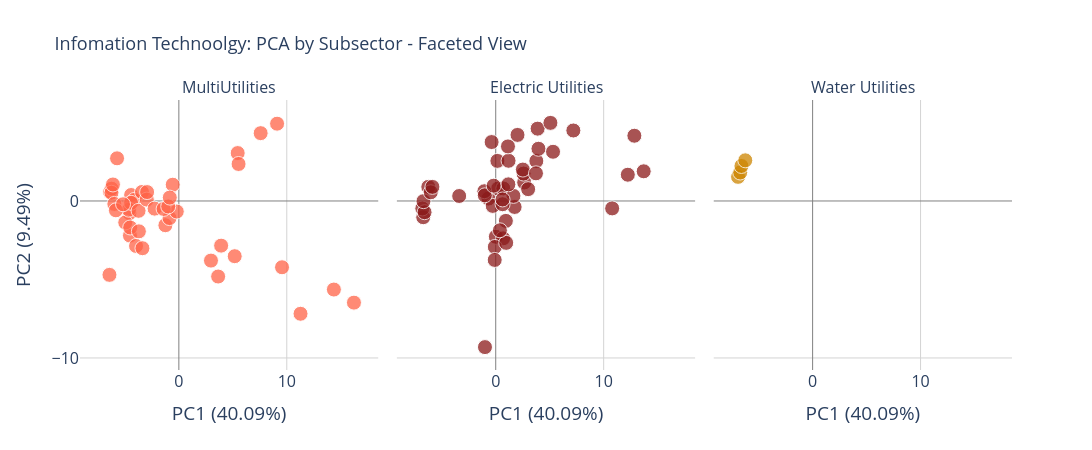

This figure's notebook cell:
### Code cell
### >> Plot 4: Interactive feceted plot

# Create faceted plot - one subplot per sector
# Create sector to color mapping
sectors = sorted(df_pca_plot['Subsector'].unique())
sector_colors = {sector: r_palette[i % len(r_palette)] 
                 for i, sector in enumerate(sectors)}


fig = px.scatter(df_pca_plot, x='PC1', y='PC2',
                 color='Subsector', facet_col='Subsector', facet_col_wrap=3,  # 3 columns
                 hover_name='Ticker',
                 hover_data={'PC1': ':.2f',
                             'PC2': ':.2f',
                             'Subsector': False,  # Don't show in hover since it's the title
                             'Revenue': ':,.0f' if 'Revenue' in df_pca_plot.columns else False,
                             'Assets': ':,.0f' if 'Assets' in df_pca_plot.columns else False,
                             'Net Income': ':,.0f' if 'Net Income' in df_pca_plot.columns else False
                             },
    title='Infomation Technoolgy: PCA by Subsector - Faceted View',
    labels={
        'PC1': f'PC1 ({pca.explained_variance_ratio_[0]*100:.2f}%)',
        'PC2': f'PC2 ({pca.explained_variance_ratio_[1]*100:.2f}%)'
    },
    color_discrete_map=sector_colors
)

# Update marker style
fig.update_traces(marker=dict(size=15,opacity=0.75,line=dict(width=1, color='white')))


# Update layout
fig.update_layout(height=100,width=1500,showlegend=False,title_font_size=18,plot_bgcolor='white',font=dict(size=16))

# Update all subplot axes
fig.update_xaxes(showgrid=True,gridcolor='lightgray',zeroline=True,zerolinecolor='gray',zerolinewidth=1)
fig.update_yaxes(showgrid=True,gridcolor='lightgray',zeroline=True,zerolinecolor='gray',zerolinewidth=1,
                 tickvals=[-20,-10,0,10,20,30], # Set specific tick values
                    tickmode='array'   
                 ) 

fig.update_layout(width=1400, height=450,  showlegend=False)
fig.for_each_annotation(lambda a: a.update(text=a.text.split("=")[-1]))
fig.show()

## >> save as html and png for sharing
FILE_NAME = f"Util_subsector_PCA_faceted_test14"
fig.write_html(f"{HTML_PATH}/{FILE_NAME}.html")
fig.write_image(f"{FIG_PATH}/{FILE_NAME}.png",
                width=1400, height=450, 
                scale=2       # Scale factor (like DPI multiplier)
                )

# allow to open automatically in the default browser
webbrowser.open(f"{HTML_PATH}/{FILE_NAME}.html")

### Figure 1 — Plotly figure (JSON) as saved in the notebook; plotly's stock layout.template omitted (floating-point values rounded to 4 significant figures; data arrays with more than 128 entries replaced by an {"elided": "..."} marker saying what was removed)
{"data": [{"customdata": {"elided": "44x4 mixed values"}, "hovertemplate": "<b>%{hovertext}</b><br><br>PC1 (40.09%)=%{x:.2f}<br>PC2 (9.49%)=%{y:.2f}<br>Revenue=%{customdata[1]:,.0f}<br>Assets=%{customdata[2]:,.0f}<br>Net Income=%{customdata[3]:,.0f}<extra></extra>", "hovertext": ["AEE", "AEE", "AEE", "AEE", "CMS", "CMS", "CMS", "CMS", "CNP", "CNP", "CNP", "CNP", "ES", "ES", "ES", "ES", "EXC", "EXC", "EXC", "EXC", "NEE", "NEE", "NEE", "NEE", "PCG", "PCG", "PCG", "PCG", "PNW", "PNW", "PNW", "PNW", "SCG", "SCG", "SCG", "SCG", "SRE", "SRE", "SRE", "SRE", "XEL", "XEL", "XEL", "XEL"], "legendgroup": "MultiUtilities", "marker": {"color": "#FF6347", "line": {"color": "white", "width": 1}, "opacity": 0.75, "size": 15, "symbol": "circle"}, "mode": "markers", "name": "MultiUtilities", "orientation": "v", "showlegend": true, "type": "scatter", "x": [-4.531, -4.575, -4.422, -4.111, -4.965, -4.507, -4.624, -4.426, -3.702, -3.966, -3.372, -6.428, -3.731, -3.412, -2.968, -2.94, 9.559, 11.27, 14.36, 16.22, 5.452, 5.532, 7.58, 9.101, 2.977, 3.917, 3.64, 5.176, -6.371, -6.235, -6.242, -6.106, -5.976, -5.833, -5.171, -5.725, -1.249, -0.8633, -0.1916, -0.567, -2.247, -1.412, -0.985, -0.8394], "xaxis": "x", "y": [-2.205, -0.7683, 0.3809, 0.06915, -1.375, -1.689, -0.5561, -0.1162, -1.934, -2.864, -3.009, -4.707, -0.6268, 0.5743, 0.08726, 0.5689, -4.222, -7.186, -5.642, -6.476, 3.054, 2.357, 4.321, 4.925, -3.798, -2.845, -4.813, -3.518, 0.5796, 0.7827, 0.5247, 1.051, -0.1887, -0.5948, -0.2105, 2.718, -1.545, -1.089, -0.6734, 1.037, -0.488, -0.506, -0.3487, 0.2155], "yaxis": "y"}, {"customdata": {"elided": "48x4 mixed values"}, "hovertemplate": "<b>%{hovertext}</b><br><br>PC1 (40.09%)=%{x:.2f}<br>PC2 (9.49%)=%{y:.2f}<br>Revenue=%{customdata[1]:,.0f}<br>Assets=%{customdata[2]:,.0f}<br>Net Income=%{customdata[3]:,.0f}<extra></extra>", "hovertext": ["AEP", "AEP", "AEP", "AEP", "D", "D", "D", "D", "DUK", "DUK", "DUK", "DUK", "ED", "ED", "ED", "ED", "EIX", "EIX", "EIX", "EIX", "ETR", "ETR", "ETR", "ETR", "FE", "FE", "FE", "FE", "LNT", "LNT", "LNT", "LNT", "PEG", "PEG", "PEG", "PEG", "PPL", "PPL", "PPL", "PPL", "SO", "SO", "SO", "SO", "WEC", "WEC", "WEC", "WEC"], "legendgroup": "Electric Utilities", "marker": {"color": "#8B1A1A", "line": {"color": "white", "width": 1}, "opacity": 0.75, "size": 15, "symbol": "circle"}, "mode": "markers", "name": "Electric Utilities", "orientation": "v", "showlegend": true, "type": "scatter", "x": [2.636, 2.577, 3.761, 3.959, 1.751, 2.513, 3.003, 3.882, 10.79, 12.24, 13.71, 12.84, -0.6741, -0.2767, 0.2272, 0.6986, 0.009301, 0.6827, 1.641, 0.6363, -0.08493, -0.09436, 0.9699, -0.9968, 1.172, 0.9381, 0.3881, 0.6358, -6.718, -6.801, -6.591, -6.696, -1.055, -1.013, -0.191, 0.1532, 1.188, 1.135, 2.017, -0.3815, 5.067, 3.728, 5.309, 7.191, -6.247, -6.018, -5.866, -3.386], "xaxis": "x2", "y": [1.179, 1.745, 2.548, 3.327, -0.3812, 2.001, 0.7526, 4.607, -0.4722, 1.673, 1.891, 4.156, 0.1551, -0.3144, 0.7938, 0.7982, -2.278, -2.38, 0.3238, -0.2063, -2.929, -3.755, -2.668, -9.31, 1.059, -1.267, -1.869, 0.09768, -1.034, -0.4788, -0.7149, -0.01131, 0.622, 0.3602, 0.9742, 2.554, 2.56, 3.476, 4.209, 3.754, 4.976, 1.761, 3.134, 4.491, 0.8986, 0.5549, 0.8977, 0.3174], "yaxis": "y2"}, {"customdata": [["Water Utilities", 2853926000, 14718976000, 358070000], ["Water Utilities", 2879000000, 15088142000, 369000000], ["Water Utilities", 3011000000, 16038000000, 423000000], ["Water Utilities", 3159000000, 17241000000, 476000000]], "hovertemplate": "<b>%{hovertext}</b><br><br>PC1 (40.09%)=%{x:.2f}<br>PC2 (9.49%)=%{y:.2f}<br>Revenue=%{customdata[1]:,.0f}<br>Assets=%{customdata[2]:,.0f}<br>Net Income=%{customdata[3]:,.0f}<extra></extra>", "hovertext": ["AWK", "AWK", "AWK", "AWK"], "legendgroup": "Water Utilities", "marker": {"color": "#CD8500", "line": {"color": "white", "width": 1}, "opacity": 0.75, "size": 15, "symbol": "circle"}, "mode": "markers", "name": "Water Utilities", "orientation": "v", "showlegend": true, "type": "scatter", "x": [-6.908, -6.707, -6.595, -6.238], "xaxis": "x3", "y": [1.536, 1.814, 2.23, 2.591], "yaxis": "y3"}], "layout": {"annotations": [{"font": {}, "showarrow": false, "text": "MultiUtilities", "x": 0.16, "xanchor": "center", "xref": "paper", "y": 1, "yanchor": "bottom", "yref": "paper"}, {"font": {}, "showarrow": false, "text": "Electric Utilities", "x": 0.5, "xanchor": "center", "xref": "paper", "y": 1, "yanchor": "bottom", "yref": "paper"}, {"font": {}, "showarrow": false, "text": "Water Utilities", "x": 0.84, "xanchor": "center", "xref": "paper", "y": 1, "yanchor": "bottom", "yref": "paper"}], "font": {"size": 16}, "height": 450, "legend": {"title": {"text": "Subsector"}, "tracegroupgap": 0}, "plot_bgcolor": "white", "showlegend": false, "title": {"font": {"size": 18}, "text": "Infomation Technoolgy: PCA by Subsector - Faceted View"}, "width": 1400, "xaxis": {"anchor": "y", "domain": [0, 0.32], "gridcolor": "lightgray", "showgrid": true, "title": {"text": "PC1 (40.09%)"}, "zeroline": true, "zerolinecolor": "gray", "zerolinewidth": 1}, "xaxis2": {"anchor": "y2", "domain": [0.34, 0.66], "gridcolor": "lightgray", "matches": "x", "showgrid": true, "title": {"text": "PC1 (40.09%)"}, "zeroline": true, "zerolinecolor": "gray", "zerolinewidth": 1}, "xaxis3": {"anchor": "y3", "domain": [0.68, 1.0], "gridcolor": "lightgray", "matches": "x", "showgrid": true, "title": {"text": "PC1 (40.09%)"}, "zeroline": true, "zerolinecolor": "gray", "zerolinewidth": 1}, "yaxis": {"anchor": "x", "domain": [0, 1], "gridcolor": "lightgray", "showgrid": true, "tickmode": "array", "tickvals": [-20, -10, 0, 10, 20, 30], "title": {"text": "PC2 (9.49%)"}, "zeroline": true, "zerolinecolor": "gray", "zerolinewidth": 1}, "yaxis2": {"anchor": "x2", "domain": [0, 1], "gridcolor": "lightgray", "matches": "y", "showgrid": true, "showticklabels": false, "tickmode": "array", "tickvals": [-20, -10, 0, 10, 20, 30], "zeroline": true, "zerolinecolor": "gray", "zerolinewidth": 1}, "yaxis3": {"anchor": "x3", "domain": [0, 1], "gridcolor": "lightgray", "matches": "y", "showgrid": true, "showticklabels": false, "tickmode": "array", "tickvals": [-20, -10, 0, 10, 20, 30], "zeroline": true, "zerolinecolor": "gray", "zerolinewidth": 1}}}
